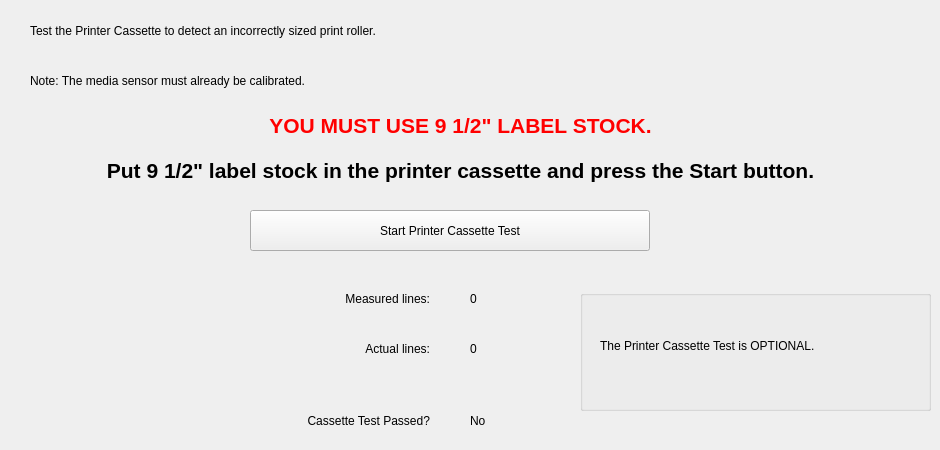
       <widget class="QWidget" name="cassetteTestTab">
        <attribute name="title">
         <string>Cassette</string>
        </attribute>
        <widget class="QLabel" name="lblCassetteDesc1">
         <property name="geometry">
          <rect>
           <x>30</x>
           <y>10</y>
           <width>861</width>
           <height>41</height>
          </rect>
         </property>
         <property name="text">
          <string>Test the Printer Cassette to detect an incorrectly sized print roller.</string>
         </property>
        </widget>
        <widget class="QLabel" name="lblCassetteDesc3">
         <property name="geometry">
          <rect>
           <x>30</x>
           <y>105</y>
           <width>861</width>
           <height>41</height>
          </rect>
         </property>
         <property name="font">
          <font>
           <pointsize>16</pointsize>
           <weight>75</weight>
           <bold>true</bold>
           <underline>false</underline>
          </font>
         </property>
         <property name="styleSheet">
          <string notr="true">QLabel
{
	color: red;
	padding-left: 20px;
	padding-right: 20px;
 }
</string>
         </property>
         <property name="text">
          <string>YOU MUST USE 9 1/2&quot; LABEL STOCK.</string>
         </property>
         <property name="alignment">
          <set>Qt::AlignCenter</set>
         </property>
        </widget>
        <widget class="QPushButton" name="startPrinterCassetteTestButton">
         <property name="geometry">
          <rect>
           <x>250</x>
           <y>210</y>
           <width>400</width>
           <height>41</height>
          </rect>
         </property>
         <property name="text">
          <string>Start Printer Cassette Test</string>
         </property>
        </widget>
        <widget class="QLabel" name="lblCassetteDesc2">
         <property name="geometry">
          <rect>
           <x>30</x>
           <y>60</y>
           <width>861</width>
           <height>41</height>
          </rect>
         </property>
         <property name="text">
          <string>Note: The media sensor must already be calibrated.</string>
         </property>
        </widget>
        <widget class="QLabel" name="lblMeasuredLines">
         <property name="geometry">
          <rect>
           <x>110</x>
           <y>278</y>
           <width>320</width>
           <height>41</height>
          </rect>
         </property>
         <property name="text">
          <string>Measured lines:</string>
         </property>
         <property name="alignment">
          <set>Qt::AlignRight|Qt::AlignTrailing|Qt::AlignVCenter</set>
         </property>
        </widget>
        <widget class="QLabel" name="lblActualLines">
         <property name="geometry">
          <rect>
           <x>110</x>
           <y>328</y>
           <width>320</width>
           <height>41</height>
          </rect>
         </property>
         <property name="text">
          <string>Actual lines:</string>
         </property>
         <property name="alignment">
          <set>Qt::AlignRight|Qt::AlignTrailing|Qt::AlignVCenter</set>
         </property>
        </widget>
        <widget class="QLabel" name="lblMeasuredLinesValue">
         <property name="geometry">
          <rect>
           <x>470</x>
           <y>278</y>
           <width>81</width>
           <height>41</height>
          </rect>
         </property>
         <property name="text">
          <string>0</string>
         </property>
         <property name="alignment">
          <set>Qt::AlignLeading|Qt::AlignLeft|Qt::AlignVCenter</set>
         </property>
        </widget>
        <widget class="QLabel" name="lblActualLinesValue">
         <property name="geometry">
          <rect>
           <x>470</x>
           <y>328</y>
           <width>81</width>
           <height>41</height>
          </rect>
         </property>
         <property name="text">
          <string>0</string>
         </property>
         <property name="alignment">
          <set>Qt::AlignLeading|Qt::AlignLeft|Qt::AlignVCenter</set>
         </property>
        </widget>
        <widget class="QLabel" name="lblCassetteTestPassed">
         <property name="geometry">
          <rect>
           <x>60</x>
           <y>400</y>
           <width>370</width>
           <height>41</height>
          </rect>
         </property>
         <property name="text">
          <string>Cassette Test Passed?</string>
         </property>
         <property name="alignment">
          <set>Qt::AlignRight|Qt::AlignTrailing|Qt::AlignVCenter</set>
         </property>
        </widget>
        <widget class="QLabel" name="lblCassetteTestPassedResult">
         <property name="geometry">
          <rect>
           <x>470</x>
           <y>400</y>
           <width>81</width>
           <height>41</height>
          </rect>
         </property>
         <property name="text">
          <string>No</string>
         </property>
         <property name="alignment">
          <set>Qt::AlignLeading|Qt::AlignLeft|Qt::AlignVCenter</set>
         </property>
        </widget>
        <widget class="QLabel" name="lblCassetteDesc3_2">
         <property name="geometry">
          <rect>
           <x>30</x>
           <y>150</y>
           <width>861</width>
           <height>41</height>
          </rect>
         </property>
         <property name="font">
          <font>
           <pointsize>16</pointsize>
           <weight>75</weight>
           <bold>true</bold>
           <underline>false</underline>
          </font>
         </property>
         <property name="text">
          <string>Put 9 1/2&quot; label stock in the printer cassette and press the Start button.</string>
         </property>
         <property name="alignment">
          <set>Qt::AlignCenter</set>
         </property>
        </widget>
        <widget class="QGroupBox" name="gbCassetteTestOptionalDesc">
         <property name="geometry">
          <rect>
           <x>580</x>
           <y>290</y>
           <width>351</width>
           <height>121</height>
          </rect>
         </property>
         <property name="title">
          <string/>
         </property>
         <property name="alignment">
          <set>Qt::AlignBottom|Qt::AlignLeading|Qt::AlignLeft</set>
         </property>
         <widget class="QLabel" name="lblCassetteTestOptionalText">
          <property name="geometry">
           <rect>
            <x>20</x>
            <y>10</y>
            <width>311</width>
            <height>91</height>
           </rect>
          </property>
          <property name="text">
           <string>The Printer Cassette Test is OPTIONAL.</string>
          </property>
          <property name="wordWrap">
           <bool>true</bool>
          </property>
         </widget>
        </widget>
       </widget>
